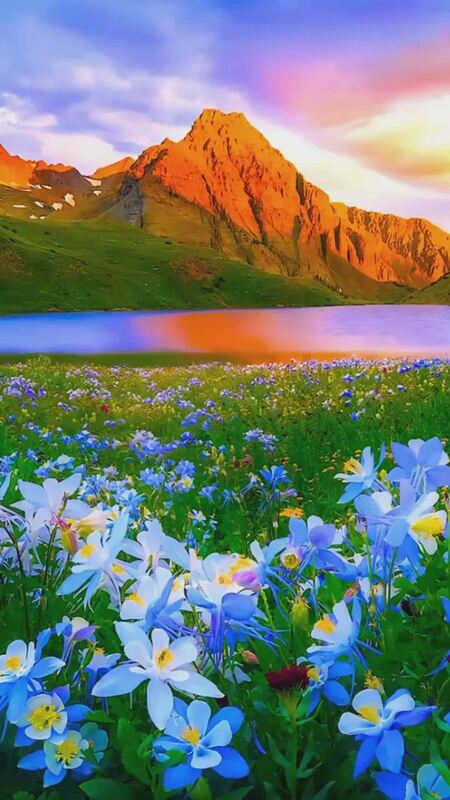
#> input picture Lab4/Lab4/dataset/anh1.jpg, 450 x 800 px
$ python Lab4.py
#> lines starting #> are read from the running program, lines starting #| are printed output that depends on the picture
import cv2
import numpy as np
import pywt
import matplotlib.pyplot as plt
from sklearn.metrics import accuracy_score, confusion_matrix, roc_curve, auc
import os

def bam_wavelet(duong_dan_anh, wavelet='db4', level=3):
#> called with duong_dan_anh = 'Lab4/Lab4/dataset/anh1.jpg', wavelet = 'haar', level = 3
    img = cv2.imread(duong_dan_anh, cv2.IMREAD_GRAYSCALE)
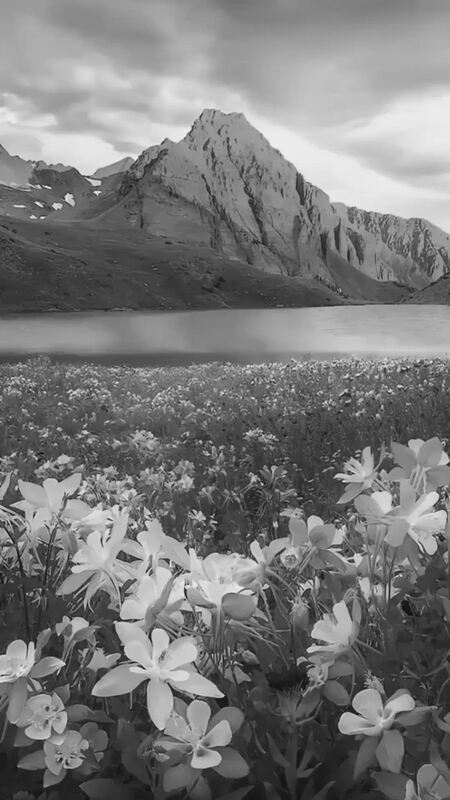
#> img: shape (800, 450); min 11, max 245, mean 121.3
    if img is None:
        return None

    img = cv2.resize(img, (256, 256))
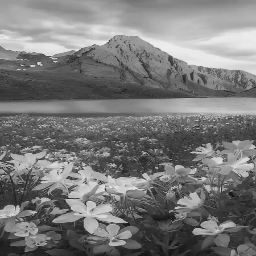
#> img: shape (256, 256); min 19, max 240, mean 121.2

    coeffs = pywt.wavedec2(img, wavelet, level=level)
#> coeffs = 4 items
    LL = coeffs[0]
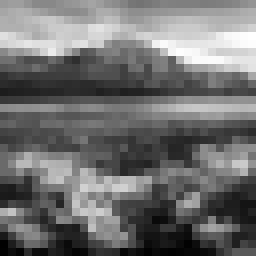
#> LL: shape (32, 32) float64 (shown 8 times larger); min 265.6, max 1873.1, mean 969.5; drawn with min black and max white

    median = np.median(LL)
#> median = 917.9
    hash_code = (LL > median).flatten().astype(int)
#> hash_code = 1024 values, max 1 at index 0, min 0 at index 202, mean 0.5

    return hash_code

def tinh_khoang_cach_hamming(hash1, hash2):
    return np.sum(hash1 != hash2)

def agent_rule(distance, threshold):
    if distance <= threshold:
        return 1
    else:
        return 0

def khao_sat_cac_wavelet(data_test, nguong=150):
    # Khao sat va in bang so sanh hieu suat cac ho Wavelet
    print("\n" + "="*70)
    print(" BẢNG SO SÁNH HIỆU SUẤT CÁC PHƯƠNG PHÁP WAVELET (BÀI NÂNG CAO 1)")
    print("="*70)
    print(f"{'Ho Wavelet':<15} | {'Do Chinh Xac':<15} | {'Do Nhay':<10} | {'Do Dac Hieu':<12}")
    print("-" * 70)

    cac_loai_wavelet = ['haar', 'db4', 'sym4', 'coif1']

    for w in cac_loai_wavelet:
        nhan_tt = []
        nhan_dd = []
        for img1, img2, nhan in data_test:
            h1 = bam_wavelet(img1, wavelet=w)
#> h1 has the same summary as hash_code in bam_wavelet
            h2 = bam_wavelet(img2, wavelet=w)
#> call 2 of bam_wavelet, with duong_dan_anh = 'Lab4/Lab4/dataset/anh1_challenge.jpg', wavelet = 'haar', level = 3
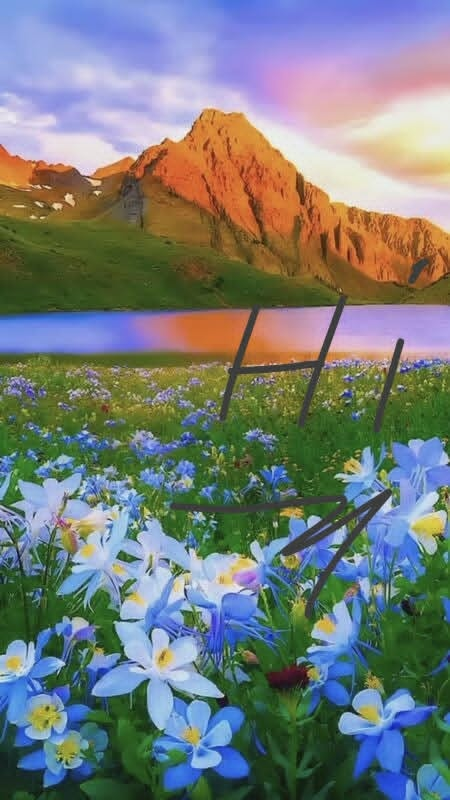
#> input picture Lab4/Lab4/dataset/anh1_challenge.jpg, 450 x 800 px
#> in bam_wavelet (call 2), `LL = coeffs[0]`:
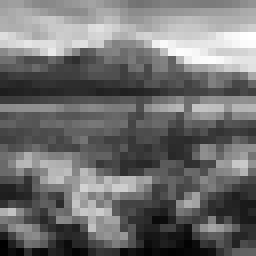
#> LL: shape (32, 32) float64 (shown 8 times larger); min 279, max 1871.9, mean 976.1; drawn with min black and max white
#> in bam_wavelet (call 2), `median = np.median(LL)`: median = 914.4
#> h2 has the same summary as hash_code in bam_wavelet
            if h1 is not None and h2 is not None:
                kc = tinh_khoang_cach_hamming(h1, h2)
#> kc = 32
                nhan_tt.append(nhan)
                nhan_dd.append(agent_rule(kc, nguong))

        if len(nhan_tt) > 0:
            acc = accuracy_score(nhan_tt, nhan_dd)
            tn, fp, fn, tp = confusion_matrix(nhan_tt, nhan_dd, labels=[0, 1]).ravel()
            sens = tp / (tp + fn) if (tp + fn) > 0 else 0
            spec = tn / (tn + fp) if (tn + fp) > 0 else 0
            print(f"{w:<15} | {acc*100:>14.2f}% | {sens*100:>9.2f}% | {spec*100:>11.2f}%")
    print("="*70 + "\n")

if __name__ == "__main__":
    thu_muc_hien_tai = os.path.dirname(__file__)
    thu_muc_data = os.path.join(thu_muc_hien_tai, "dataset")

    # Gop 12 cap anh
    data_test = [
        # 6 cap tuong dong (Nhan 1)
        (os.path.join(thu_muc_data, "anh1.jpg"), os.path.join(thu_muc_data, "anh1_challenge.jpg"), 1),
        (os.path.join(thu_muc_data, "anh2.jpg"), os.path.join(thu_muc_data, "anh2_challenge.jpg"), 1),
        (os.path.join(thu_muc_data, "anh1.jpg"), os.path.join(thu_muc_data, "anh1_mo.jpg"), 1),
        (os.path.join(thu_muc_data, "anh2.jpg"), os.path.join(thu_muc_data, "anh2_mo.jpg"), 1),
        (os.path.join(thu_muc_data, "anh1.jpg"), os.path.join(thu_muc_data, "anh1_xoay90.jpg"), 1),
        (os.path.join(thu_muc_data, "anh2.jpg"), os.path.join(thu_muc_data, "anh2_xoay90.jpg"), 1),

        # 6 cap khac biet (Nhan 0)
        (os.path.join(thu_muc_data, "anh1.jpg"), os.path.join(thu_muc_data, "anh2.jpg"), 0),
        (os.path.join(thu_muc_data, "anh1_challenge.jpg"), os.path.join(thu_muc_data, "anh2.jpg"), 0),
        (os.path.join(thu_muc_data, "anh1.jpg"), os.path.join(thu_muc_data, "anh2_challenge.jpg"), 0),
        (os.path.join(thu_muc_data, "anh1_mo.jpg"), os.path.join(thu_muc_data, "anh2_mo.jpg"), 0),
        (os.path.join(thu_muc_data, "anh1_xoay90.jpg"), os.path.join(thu_muc_data, "anh2_xoay90.jpg"), 0),
        (os.path.join(thu_muc_data, "anh1_mo.jpg"), os.path.join(thu_muc_data, "anh2_challenge.jpg"), 0)
    ]

    # 1.
    print("DANG QUET KHAO SAT CAC PHUONG PHAP WAVELET...")
    khao_sat_cac_wavelet(data_test, nguong=150)

    # 2.
    print("DANG TINH TOAN CHI TIET CHO HO WAVELET CHINH (db4)...")
    khoang_cach_list = []
    nhan_thuc_te = []

    for img1_path, img2_path, nhan in data_test:
        h1 = bam_wavelet(img1_path, wavelet='db4')
#> h1 = 1444 values, max 1 at index 0, min 0 at index 21, mean 0.5
        h2 = bam_wavelet(img2_path, wavelet='db4')
#> h2 has the same summary as h1
        if h1 is not None and h2 is not None:
            dist = tinh_khoang_cach_hamming(h1, h2)
#> dist = 46
            khoang_cach_list.append(dist)
            nhan_thuc_te.append(nhan)

    # Ve bieu do ROC
    if len(nhan_thuc_te) > 0:
        diem_tuong_dong = [-d for d in khoang_cach_list]
        fpr, tpr, thresholds = roc_curve(nhan_thuc_te, diem_tuong_dong)
        roc_auc = auc(fpr, tpr)

        plt.figure()
        plt.plot(fpr, tpr, color='darkorange', lw=2, label=f'ROC curve (AUC = {roc_auc:.2f})')
        plt.plot([0, 1], [0, 1], color='navy', lw=2, linestyle='--')
        plt.xlabel('False Positive Rate')
        plt.ylabel('True Positive Rate')
        plt.title('Bieu do ROC - Wavelet Hash (db4)')
        plt.legend(loc="lower right")
        plt.show()
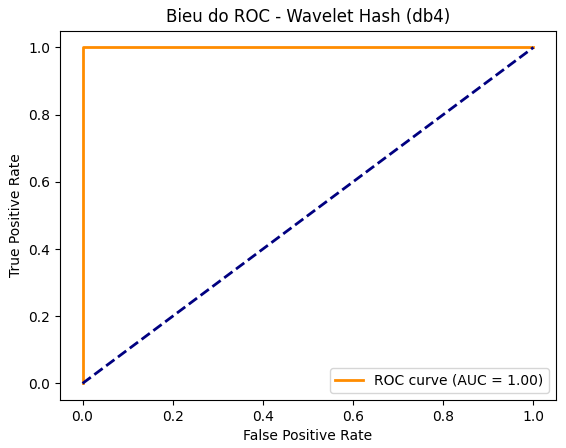
#> figure drawn by matplotlib, 1 panel
